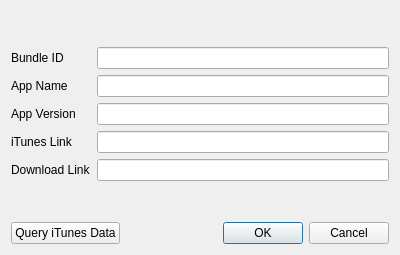
<?xml version="1.0" encoding="UTF-8"?>
<ui version="4.0">
 <class>AddSourceDialog</class>
 <widget class="QDialog" name="AddSourceDialog">
  <property name="windowModality">
   <enum>Qt::ApplicationModal</enum>
  </property>
  <property name="geometry">
   <rect>
    <x>0</x>
    <y>0</y>
    <width>400</width>
    <height>255</height>
   </rect>
  </property>
  <property name="windowTitle">
   <string>Add Source</string>
  </property>
  <layout class="QGridLayout" name="gridLayout">
   <item row="0" column="0">
    <layout class="QVBoxLayout" name="verticalLayout">
     <item>
      <layout class="QFormLayout" name="formLayout">
       <property name="fieldGrowthPolicy">
        <enum>QFormLayout::ExpandingFieldsGrow</enum>
       </property>
       <property name="labelAlignment">
        <set>Qt::AlignLeading|Qt::AlignLeft|Qt::AlignVCenter</set>
       </property>
       <property name="formAlignment">
        <set>Qt::AlignCenter</set>
       </property>
       <item row="4" column="0">
        <widget class="QLabel" name="download_label">
         <property name="text">
          <string>Download Link</string>
         </property>
        </widget>
       </item>
       <item row="3" column="0">
        <widget class="QLabel" name="itunes_label">
         <property name="text">
          <string>iTunes Link</string>
         </property>
        </widget>
       </item>
       <item row="2" column="0">
        <widget class="QLabel" name="version_label">
         <property name="text">
          <string>App Version</string>
         </property>
        </widget>
       </item>
       <item row="0" column="0">
        <widget class="QLabel" name="appname_label">
         <property name="text">
          <string>Bundle ID</string>
         </property>
        </widget>
       </item>
       <item row="0" column="1">
        <widget class="QLineEdit" name="bundleid_edit"/>
       </item>
       <item row="1" column="1">
        <widget class="QLineEdit" name="appname_edit">
         <property name="clearButtonEnabled">
          <bool>false</bool>
         </property>
        </widget>
       </item>
       <item row="2" column="1">
        <widget class="QLineEdit" name="version_edit"/>
       </item>
       <item row="3" column="1">
        <widget class="QLineEdit" name="itunes_edit"/>
       </item>
       <item row="4" column="1">
        <widget class="QLineEdit" name="download_edit"/>
       </item>
       <item row="1" column="0">
        <widget class="QLabel" name="bundleid_label">
         <property name="text">
          <string>App Name</string>
         </property>
        </widget>
       </item>
      </layout>
     </item>
    </layout>
   </item>
   <item row="2" column="0">
    <layout class="QHBoxLayout" name="horizontalLayout">
     <property name="sizeConstraint">
      <enum>QLayout::SetDefaultConstraint</enum>
     </property>
     <item>
      <widget class="QPushButton" name="query_btn">
       <property name="text">
        <string>Query iTunes Data</string>
       </property>
      </widget>
     </item>
     <item>
      <widget class="QDialogButtonBox" name="buttonBox">
       <property name="orientation">
        <enum>Qt::Horizontal</enum>
       </property>
       <property name="standardButtons">
        <set>QDialogButtonBox::Cancel|QDialogButtonBox::Ok</set>
       </property>
      </widget>
     </item>
    </layout>
   </item>
  </layout>
 </widget>
 <resources/>
 <connections>
  <connection>
   <sender>buttonBox</sender>
   <signal>accepted()</signal>
   <receiver>AddSourceDialog</receiver>
   <slot>accept()</slot>
   <hints>
    <hint type="sourcelabel">
     <x>248</x>
     <y>254</y>
    </hint>
    <hint type="destinationlabel">
     <x>157</x>
     <y>274</y>
    </hint>
   </hints>
  </connection>
  <connection>
   <sender>buttonBox</sender>
   <signal>rejected()</signal>
   <receiver>AddSourceDialog</receiver>
   <slot>reject()</slot>
   <hints>
    <hint type="sourcelabel">
     <x>316</x>
     <y>260</y>
    </hint>
    <hint type="destinationlabel">
     <x>286</x>
     <y>274</y>
    </hint>
   </hints>
  </connection>
 </connections>
</ui>
